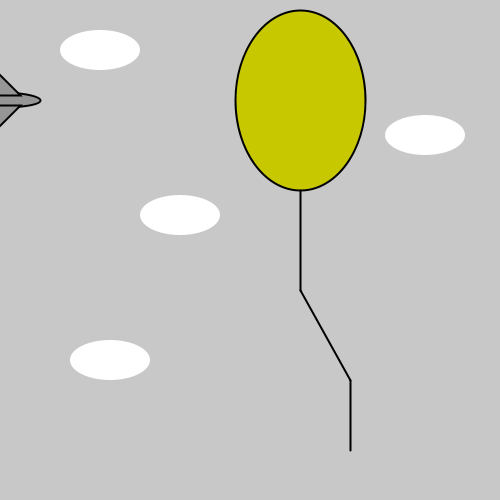
Frame 1 (no input)
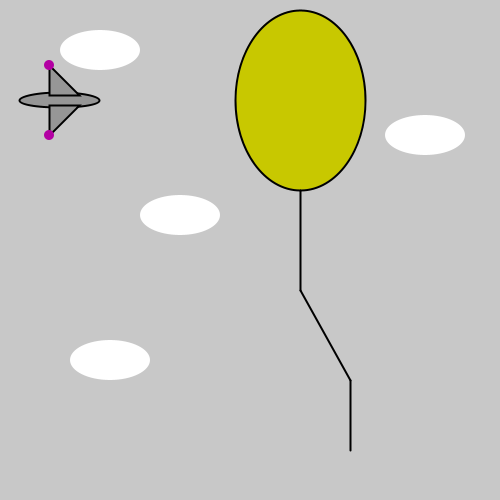
Frame 60 (the mouse pressed at the canvas centre just before this capture)
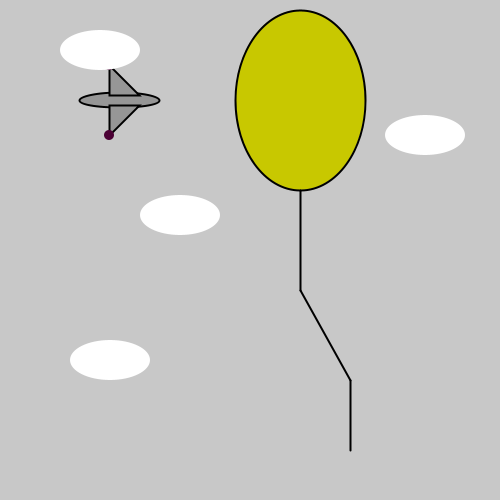
Frame 120 (the mouse held since frame 60 and released just before this capture)

The Processing sketch that drew these frames (run headless with seeded random() and noise(); from frame 60 on, the mouse is pressed at the canvas centre):

// Processing sketch: Program_3
// ── Program_3.pde
//Naveed Yeganegi
//nyeganeg@ucsc.edu - 1541371
//Programming Assignment 3
/*This program is about a plane popping a balloon. The plane moves over time
and sadly pops the balloon. After the balloon is popped the user can click or highlight
where the balloon used to be to interact with the program. (EPILEPSY & SEIZURE WARNING)
*/
 void setup() {
  size(500, 500);
}
 int planeX=0;
 int i=100;
 int balx=300;
 int baly=100;
 int balw=130;
 int ball=180;

 void draw() {
  background(200);
  fill(255);
  stroke(0);
  strokeWeight(2);
  fill(200,200,0);
  ellipse(balx,baly, balw, ball); //Draw balloon
  line(350, 380, 350, 450);//Draw first segment of string
  line(300, 190, 300, 290);//Draw last segment of string
  line(350,380,300,290); //Draw slanted segment of string
  
  if ((planeX>=200) && mouseX>=(balx-65) && mouseX<=(balx+65) && mouseY>=(baly-90) && mouseY<=(baly+90)) {
  fill(random(255), random(255), random(255), random(255)); 
  noStroke();
  ellipse(300,100,i,(i+50));//Draws ellipse that changes color when ballon is highlighted after popped
  i = i+20; //Makes ellipse grow over time
  }
  
  if (planeX>=200) { //Triggers when planeX reaches balloon
  fill(200);
  noStroke();
  ellipse(balx, baly, balw+5, ball+5); //makes balloon disappear/pop
  }
  
  if (i >= 500){ //resets flashing ellipse size to 0 when it reaches 500
  i=0;
  }
  
  stroke(0);
  fill(150);
  ellipse(planeX, baly, 80, 15); //Draws plane
  triangle(planeX-10, (baly+5), planeX+20, (baly+5), planeX-10,(baly+35));
  triangle(planeX-10, (baly-5), planeX+20, (baly-5), planeX-10,(baly-35));
  noStroke();
 fill(random(255), 0, random(255));  //Draws flashing blue and red plane lights
 ellipse(planeX-10,(baly+35), 10, 10);
 ellipse(planeX-10,(baly-35), 10, 10);
 planeX=planeX+1;//Makes plane move to the right over time

  fill(255);
  ellipse(100, 50, 80, 40); //Draw top left cloud
  translate(100, 0);
  ellipse(325, 135, 80, 40);//Draw right cloud
  ellipse(80, 215, 80, 40);//Draw middle cloud
  ellipse(10, 360, 80, 40);//Draw lower left cloud
  
  if ((planeX>=200) && mouseX>=(balx-65) && mouseX<=(balx+65) && mouseY>=(baly-90) && mouseY<=(baly+90) && (mousePressed == true)) {//makes clouds flash colors when mouse clicked
  fill(random(255), random(255), random(255), random(255)); //Makes clouds flash colors if ballon is clicked after popping
  ellipse(0, 50, 80, 40); 
  ellipse(325, 135, 80, 40);
  ellipse(80, 215, 80, 40);
  ellipse(10, 360, 80, 40);
  }
  
 } 
